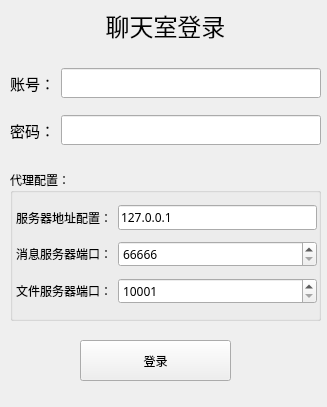
<?xml version="1.0" encoding="UTF-8"?>
<ui version="4.0">
 <class>HChatRoomLogin</class>
 <widget class="QWidget" name="HChatRoomLogin">
  <property name="geometry">
   <rect>
    <x>0</x>
    <y>0</y>
    <width>327</width>
    <height>407</height>
   </rect>
  </property>
  <property name="windowTitle">
   <string>Form</string>
  </property>
  <widget class="QLabel" name="clientLoginTitle">
   <property name="geometry">
    <rect>
     <x>0</x>
     <y>10</y>
     <width>331</width>
     <height>31</height>
    </rect>
   </property>
   <property name="font">
    <font>
     <family>微软雅黑</family>
     <pointsize>18</pointsize>
    </font>
   </property>
   <property name="text">
    <string>聊天室登录</string>
   </property>
   <property name="alignment">
    <set>Qt::AlignCenter</set>
   </property>
  </widget>
  <widget class="QGroupBox" name="groupBox">
   <property name="geometry">
    <rect>
     <x>10</x>
     <y>170</y>
     <width>311</width>
     <height>151</height>
    </rect>
   </property>
   <property name="font">
    <font>
     <family>微软雅黑</family>
    </font>
   </property>
   <property name="title">
    <string>代理配置：</string>
   </property>
   <widget class="QWidget" name="layoutWidget">
    <property name="geometry">
     <rect>
      <x>6</x>
      <y>30</y>
      <width>301</width>
      <height>111</height>
     </rect>
    </property>
    <layout class="QGridLayout" name="gridLayout">
     <item row="2" column="0">
      <widget class="QLabel" name="clientServerFilePortLabel">
       <property name="text">
        <string>文件服务器端口：</string>
       </property>
      </widget>
     </item>
     <item row="1" column="0">
      <widget class="QLabel" name="clientServerPortLabel">
       <property name="text">
        <string>消息服务器端口：</string>
       </property>
      </widget>
     </item>
     <item row="0" column="1">
      <widget class="QLineEdit" name="clientServerIPEdit">
       <property name="text">
        <string>127.0.0.1</string>
       </property>
      </widget>
     </item>
     <item row="0" column="0">
      <widget class="QLabel" name="clientLoginIPAddressLabel">
       <property name="text">
        <string>服务器地址配置：</string>
       </property>
      </widget>
     </item>
     <item row="1" column="1">
      <widget class="QSpinBox" name="clientLoginMesPortEdit">
       <property name="minimum">
        <number>66666</number>
       </property>
       <property name="maximum">
        <number>99999</number>
       </property>
      </widget>
     </item>
     <item row="2" column="1">
      <widget class="QSpinBox" name="clientLoginFileEdit">
       <property name="minimum">
        <number>10001</number>
       </property>
       <property name="maximum">
        <number>59999</number>
       </property>
      </widget>
     </item>
    </layout>
   </widget>
  </widget>
  <widget class="QPushButton" name="clientLoginButton">
   <property name="geometry">
    <rect>
     <x>80</x>
     <y>340</y>
     <width>151</width>
     <height>41</height>
    </rect>
   </property>
   <property name="font">
    <font>
     <family>微软雅黑</family>
    </font>
   </property>
   <property name="text">
    <string>登录</string>
   </property>
  </widget>
  <widget class="QWidget" name="layoutWidget">
   <property name="geometry">
    <rect>
     <x>10</x>
     <y>57</y>
     <width>311</width>
     <height>101</height>
    </rect>
   </property>
   <layout class="QGridLayout" name="gridLayout_2">
    <item row="0" column="0">
     <widget class="QLabel" name="clientLoginID">
      <property name="font">
       <font>
        <family>微软雅黑</family>
        <pointsize>11</pointsize>
       </font>
      </property>
      <property name="text">
       <string>账号：</string>
      </property>
     </widget>
    </item>
    <item row="0" column="1">
     <widget class="QLineEdit" name="clientLoginIDEdit">
      <property name="font">
       <font>
        <family>微软雅黑</family>
        <pointsize>11</pointsize>
       </font>
      </property>
     </widget>
    </item>
    <item row="1" column="0">
     <widget class="QLabel" name="clientLoginPasswd">
      <property name="font">
       <font>
        <family>微软雅黑</family>
        <pointsize>11</pointsize>
       </font>
      </property>
      <property name="text">
       <string>密码：</string>
      </property>
     </widget>
    </item>
    <item row="1" column="1">
     <widget class="QLineEdit" name="clientPasswdEdit">
      <property name="font">
       <font>
        <family>微软雅黑</family>
        <pointsize>11</pointsize>
       </font>
      </property>
     </widget>
    </item>
   </layout>
  </widget>
 </widget>
 <resources/>
 <connections/>
</ui>
